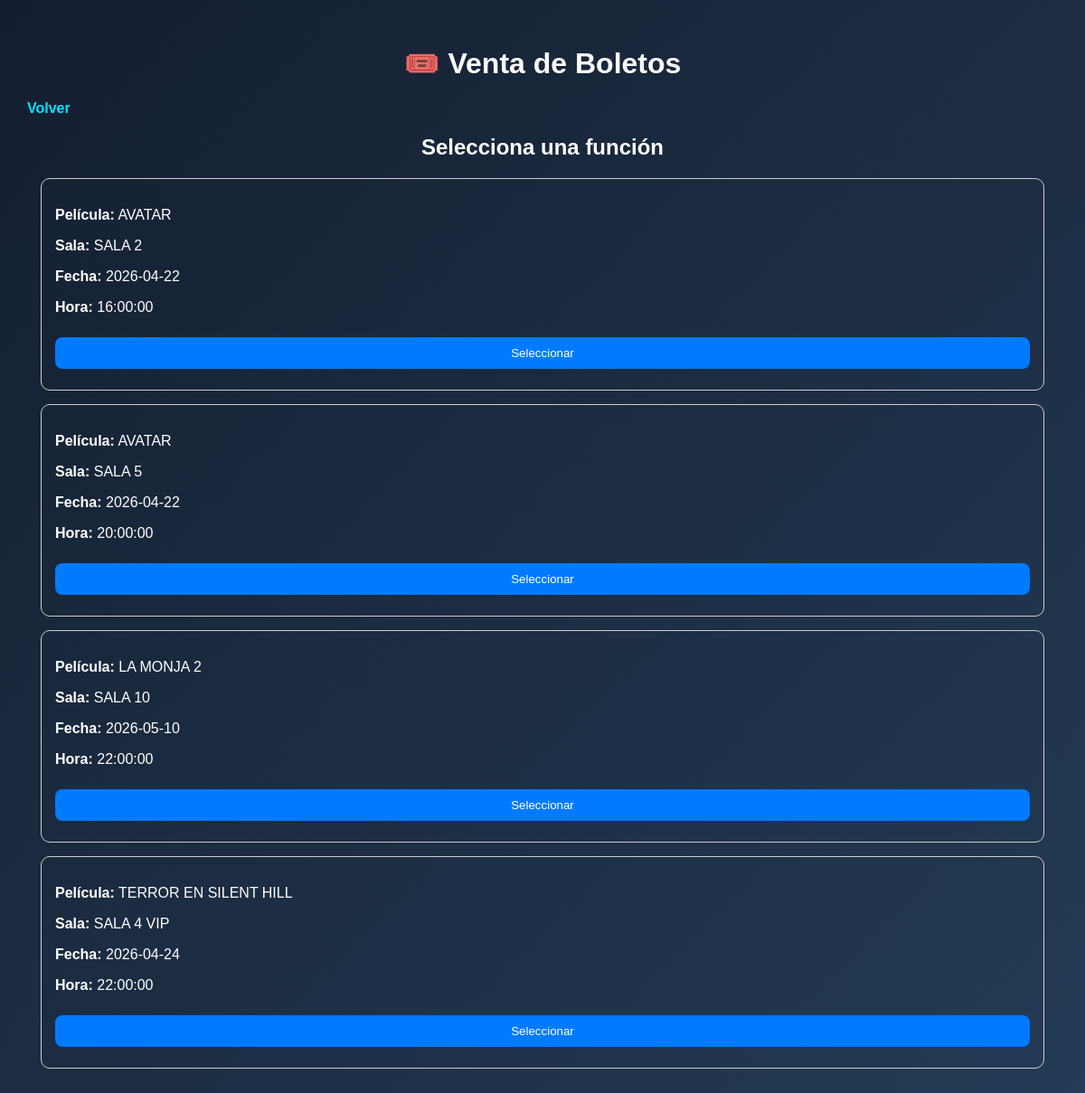
Screenshot of /boletos/index.php (signed in) with the database file from the repository.
### tables this page shows
CREATE TABLE `funciones` (
  `id_compra` varchar(50) NOT NULL,
  `id` int(11) NOT NULL,
  `pelicula_id` int(11) DEFAULT NULL,
  `sala_id` int(11) DEFAULT NULL,
  `fecha` date DEFAULT NULL,
  `hora` time DEFAULT NULL,
  `precio` decimal(10,2) DEFAULT NULL
);

CREATE TABLE `peliculas` (
  `id` int(11) NOT NULL,
  `titulo` varchar(100) DEFAULT NULL,
  `genero` varchar(50) DEFAULT NULL,
  `duracion` int(11) DEFAULT NULL,
  `clasificacion` varchar(10) DEFAULT NULL
);

CREATE TABLE `salas` (
  `id` int(11) NOT NULL,
  `nombre` varchar(50) DEFAULT NULL,
  `capacidad` int(11) DEFAULT NULL
);

### boletos/index.php (the view, shortened to what this page needs)
<?php
include("../conexion.php");
$id_pelicula = $_GET['id_pelicula'] ?? null;
if($id_pelicula){
$funciones = $conexion->query("
SELECT funciones.id,
peliculas.titulo,
salas.nombre,
funciones.fecha,
funciones.hora
FROM funciones
INNER JOIN peliculas
ON funciones.pelicula_id = peliculas.id
INNER JOIN salas
ON funciones.sala_id = salas.id
WHERE peliculas.id = $id_pelicula
");
}else{
$funciones = $conexion->query("
SELECT funciones.id,
peliculas.titulo,
salas.nombre,
funciones.fecha,
funciones.hora
FROM funciones
INNER JOIN peliculas
ON funciones.pelicula_id = peliculas.id
INNER JOIN salas
ON funciones.sala_id = salas.id
");
}
?>
<!DOCTYPE html>
<html lang="es">
<head>
<link rel="stylesheet" href="../estilos.css">
</head>
<body>
<div class="container">
<h1>🎟️ Venta de Boletos</h1>
<a href="../dashboard.php">Volver</a>
<h2>Selecciona una función</h2>
<?php while($f = $funciones->fetch_assoc()){ ?>
<div style="border:1px solid #ccc; padding:15px; margin:15px; border-radius:10px;">
<p><strong>Película:</strong> <?php echo $f['titulo']; ?></p>
<p><strong>Sala:</strong> <?php echo $f['nombre']; ?></p>
<p><strong>Fecha:</strong> <?php echo $f['fecha']; ?></p>
<p><strong>Hora:</strong> <?php echo $f['hora']; ?></p>
<a href="elegir_asientos.php?id=<?php echo $f['id']; ?>">
<button>Seleccionar</button>
</a>
</div>
<?php } ?>
</div>
</body>
</html>

### estilos.css (style rules this page uses)
body { font-family: Arial, sans-serif; background: linear-gradient(135deg,#141e30,#243b55); color:white; margin:0; padding:30px; }
h1,h2 { text-align:center; }
a { color:#00e5ff; text-decoration:none; font-weight:bold; }
input,select,button { width:100%; padding:10px; margin:8px 0; border-radius:8px; border:1px solid #ccc; }
button { background:#007bff; color:white; border:none; cursor:pointer; }

### rows the page displays
funciones: pelicula.titulo "AVATAR", sala.nombre "SALA 2", fecha "2026-04-22", hora "16:00:00"
funciones: pelicula.titulo "AVATAR", sala.nombre "SALA 5", fecha "2026-04-22", hora "20:00:00"
funciones: pelicula.titulo "LA MONJA 2", sala.nombre "SALA 10", fecha "2026-05-10", hora "22:00:00"
funciones: pelicula.titulo "TERROR EN SILENT HILL", sala.nombre "SALA 4 VIP", fecha "2026-04-24", hora "22:00:00"
